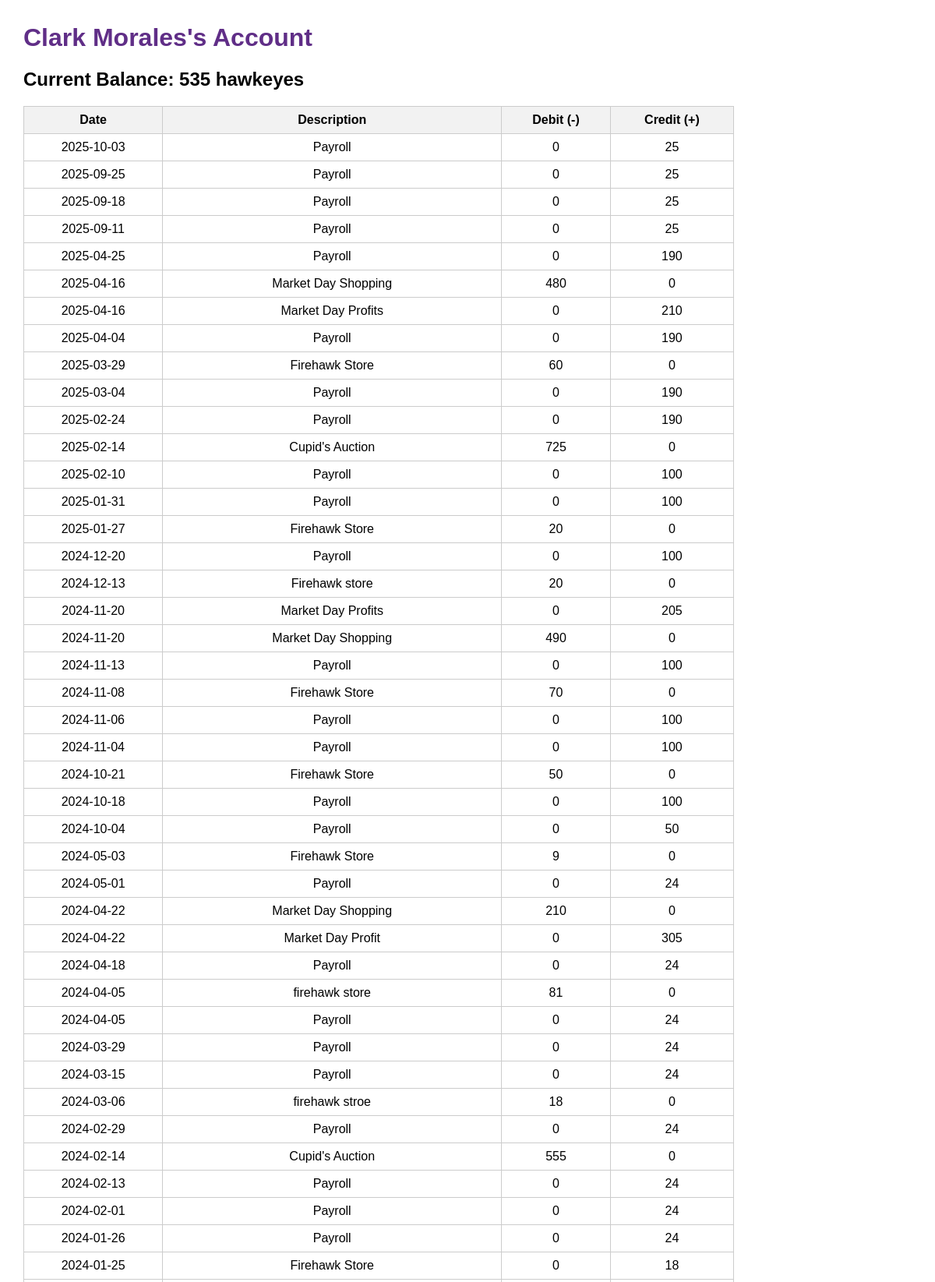
Screenshot of /student/dashboard (signed in, upper part) with the database file from the repository.
### tables this page shows
CREATE TABLE students (
    id INTEGER PRIMARY KEY AUTOINCREMENT,
    name TEXT UNIQUE NOT NULL,
    grade TEXT NOT NULL,
    password TEXT NOT NULL
, payroll INTEGER DEFAULT 0, default_payroll INTEGER DEFAULT 0);

CREATE TABLE transactions (
    id INTEGER PRIMARY KEY AUTOINCREMENT,
    student_id INTEGER NOT NULL,
    date TEXT NOT NULL,
    description TEXT,
    debit INTEGER DEFAULT 0,
    credit INTEGER DEFAULT 0, excel_order INTEGER DEFAULT 0,
    FOREIGN KEY(student_id) REFERENCES students(id)
);

### app.py (the view)
@app.route("/student/dashboard")
def student_dashboard():
    if session.get("user_type") != "student":
        return redirect(url_for("login"))
    student_id = session["user_id"]
    conn = get_db_connection()
    student = conn.execute("SELECT * FROM students WHERE id = ?", (student_id,)).fetchone()
    transactions = conn.execute(
        "SELECT * FROM transactions WHERE student_id = ? ORDER BY date", (student_id,)
    ).fetchall()
    conn.close()
    balance_amount = calculate_balance(transactions)
    return render_template(
        "student_view.html",
        student=student,
        transactions=transactions,
        balance=balance_amount
    )

### app.py (called while the page is built)
def get_db_connection():
    conn = sqlite3.connect("hawkeyes.db")
    conn.row_factory = sqlite3.Row
    return conn

def calculate_balance(transactions):
    balance = sum(t["credit"] for t in transactions) - sum(t["debit"] for t in transactions)
    return balance

### templates/student_view.html (shortened to what this page needs)
<!DOCTYPE html>
<html>
<head>
</head>
<body>
    <h1>{{ student['name'] }}'s Account</h1>
    <h2 class="balance">Current Balance: {{ balance }} hawkeyes</h2>
    <table>
        <tr>
            <th>Date</th>
            <th>Description</th>
            <th>Debit (-)</th>
            <th>Credit (+)</th>
        </tr>
        {% for t in transactions|sort(attribute='date', reverse=true) %}
        <tr>
            <td>{{ t['date'] }}</td>
            <td>{{ t['description'] }}</td>
            <td>{{ t['debit'] }}</td>
            <td>{{ t['credit'] }}</td>
        </tr>
        {% endfor %}
    </table>
</body>
</html>

### templates/student_view.html (style rules this page uses)
body { font-family: Arial, sans-serif; margin: 30px; }
h1 { color: #602e87; }
table { border-collapse: collapse; width: 80%; margin-top: 20px; margin-bottom: 20px; }
th, td { border: 1px solid #ccc; padding: 8px; text-align: center; }
th { background-color: #f2f2f2; }
.balance { font-weight: bold; margin-top: 15px; }

### rows the page displays
students: name "Clark Morales"
transactions: date "2025-10-03", description "Payroll", debit "0", credit "25"
transactions: date "2025-09-25", description "Payroll", debit "0", credit "25"
transactions: date "2025-09-18", description "Payroll", debit "0", credit "25"
transactions: date "2025-09-11", description "Payroll", debit "0", credit "25"
transactions: date "2025-04-25", description "Payroll", debit "0", credit "190"
transactions: date "2025-04-16", description "Market Day Shopping", debit "480", credit "0"
transactions: date "2025-04-16", description "Market Day Profits", debit "0", credit "210"
transactions: date "2025-04-04", description "Payroll", debit "0", credit "190"
transactions: date "2025-03-29", description "Firehawk Store", debit "60", credit "0"
transactions: date "2025-03-04", description "Payroll", debit "0", credit "190"
transactions: date "2025-02-24", description "Payroll", debit "0", credit "190"
transactions: date "2025-02-14", description "Cupid's Auction", debit "725", credit "0"
transactions: date "2025-02-10", description "Payroll", debit "0", credit "100"
transactions: date "2025-01-31", description "Payroll", debit "0", credit "100"
transactions: date "2025-01-27", description "Firehawk Store", debit "20", credit "0"
transactions: date "2024-12-20", description "Payroll", debit "0", credit "100"
transactions: date "2024-12-13", description "Firehawk store", debit "20", credit "0"
transactions: date "2024-11-20", description "Market Day Profits", debit "0", credit "205"
transactions: date "2024-11-20", description "Market Day Shopping", debit "490", credit "0"
transactions: date "2024-11-13", description "Payroll", debit "0", credit "100"
transactions: date "2024-11-08", description "Firehawk Store", debit "70", credit "0"
transactions: date "2024-11-06", description "Payroll", debit "0", credit "100"
transactions: date "2024-11-04", description "Payroll", debit "0", credit "100"
transactions: date "2024-10-21", description "Firehawk Store", debit "50", credit "0"
transactions: date "2024-10-18", description "Payroll", debit "0", credit "100"
transactions: date "2024-10-04", description "Payroll", debit "0", credit "50"
transactions: date "2024-05-03", description "Firehawk Store", debit "9", credit "0"
transactions: date "2024-05-01", description "Payroll", debit "0", credit "24"
transactions: date "2024-04-22", description "Market Day Shopping", debit "210", credit "0"
transactions: date "2024-04-22", description "Market Day Profit", debit "0", credit "305"
transactions: date "2024-04-18", description "Payroll", debit "0", credit "24"
transactions: date "2024-04-05", description "firehawk store", debit "81", credit "0"
transactions: date "2024-04-05", description "Payroll", debit "0", credit "24"
transactions: date "2024-03-29", description "Payroll", debit "0", credit "24"
transactions: date "2024-03-15", description "Payroll", debit "0", credit "24"
transactions: date "2024-03-06", description "firehawk stroe", debit "18", credit "0"
transactions: date "2024-02-29", description "Payroll", debit "0", credit "24"
transactions: date "2024-02-14", description "Cupid's Auction", debit "555", credit "0"
transactions: date "2024-02-13", description "Payroll", debit "0", credit "24"
transactions: date "2024-02-01", description "Payroll", debit "0", credit "24"
transactions: date "2024-01-26", description "Payroll", debit "0", credit "24"
transactions: date "2024-01-25", description "Firehawk Store", debit "0", credit "18"

### other values shown
{{ balance }} "535"
